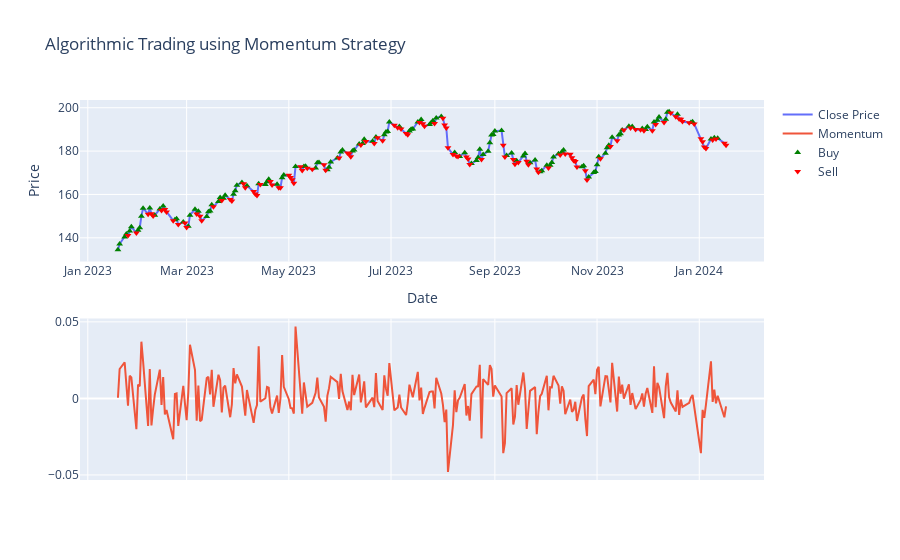

This figure's notebook cell:
### Code cell
# Calculation of momentum
data['momentum'] = data['Close'].pct_change()

# Creating subplots to show momentum and buying/selling markers
figure = make_subplots(rows=2, cols=1)
figure.add_trace(go.Scatter(x=data.index, 
                         y=data['Close'], 
                         name='Close Price'))
figure.add_trace(go.Scatter(x=data.index, 
                         y=data['momentum'], 
                         name='Momentum', 
                         yaxis='y2'))

# Adding the buy and sell signals
figure.add_trace(go.Scatter(x=data.loc[data['momentum'] > 0].index, 
                         y=data.loc[data['momentum'] > 0]['Close'], 
                         mode='markers', name='Buy', 
                         marker=dict(color='green', symbol='triangle-up')))

figure.add_trace(go.Scatter(x=data.loc[data['momentum'] < 0].index, 
                         y=data.loc[data['momentum'] < 0]['Close'], 
                         mode='markers', name='Sell', 
                         marker=dict(color='red', symbol='triangle-down')))

figure.update_layout(title='Algorithmic Trading using Momentum Strategy',
                  xaxis_title='Date',
                  yaxis_title='Price')
figure.update_yaxes(title="Momentum", secondary_y=True)
figure.show()
